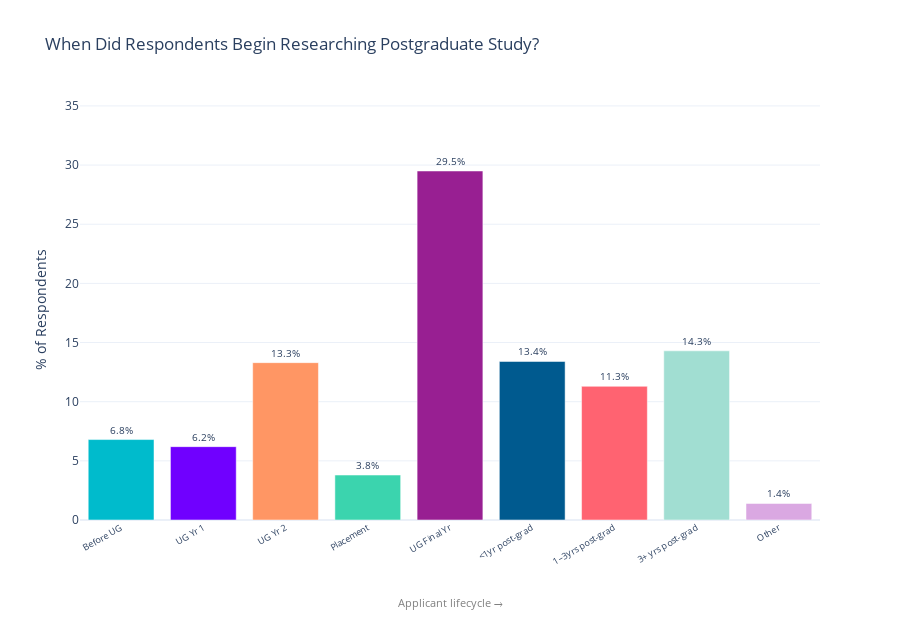

Source (notebook cell):
### Code cell
# When Did Respondents Begin Researching Postgraduate Study?
if 'when_begin_research' in df_complete.columns:
    timing_counts = df_complete['when_begin_research'].value_counts()
    
    timeline_order = [
        'Before starting undergraduate degree',
        'In year one of undergraduate degree',
        'In year two of undergraduate degree',
        'During placement year',
        'In final year of undergraduate degree',
        'Within the first year after graduating',
        'One to three years after graduating',
        'More than three years after graduating',
        'Other (please specify)'
    ]
    
    short_map = {
        'Before starting undergraduate degree': 'Before UG',
        'In year one of undergraduate degree': 'UG Yr 1',
        'In year two of undergraduate degree': 'UG Yr 2',
        'During placement year': 'Placement',
        'In final year of undergraduate degree': 'UG Final Yr',
        'Within the first year after graduating': '<1yr post-grad',
        'One to three years after graduating': '1–3yrs post-grad',
        'More than three years after graduating': '3+ yrs post-grad',
        'Other (please specify)': 'Other'
    }
    
    ordered_counts = []
    ordered_labels = []
    short_labels = []
    for item in timeline_order:
        if item in timing_counts.index:
            ordered_counts.append(timing_counts[item])
            ordered_labels.append(item)
            short_labels.append(short_map.get(item, item))
    
    total_resp = sum(ordered_counts)
    pcts = [round(c / total_resp * 100, 1) for c in ordered_counts]
    
    # Use TUOS palette for sequential bar colouring
    colors = TUOS_COLORWAY[:len(short_labels)]
    
    fig = go.Figure(go.Bar(
        x=short_labels,
        y=pcts,
        marker_color=colors,
        text=[f'{p}%' for p in pcts],
        textposition='outside',
        textfont_size=10,
        hovertemplate='%{x}<br>%{y}% of respondents (n=%{customdata})<extra></extra>',
        customdata=ordered_counts
    ))
    
    fig.update_layout(
        title='When Did Respondents Begin Researching Postgraduate Study?',
        yaxis_title='% of Respondents',
        height=620,
        template='plotly_white',
        xaxis_tickangle=-30,
        xaxis_tickfont_size=9,
        yaxis=dict(range=[0, max(pcts) + 6]),
        margin=dict(b=100),
        annotations=[dict(
            x=0.5, y=-0.22, xref='paper', yref='paper',
            text='Applicant lifecycle →',
            showarrow=False, font=dict(size=11, color='gray')
        )]
    )
    fig.show()

### Figure 1 — Plotly figure (JSON) as saved in the notebook; plotly's stock layout.template omitted (floating-point values rounded to 4 significant figures)
{"data": [{"customdata": [59, 54, 116, 33, 257, 117, 98, 124, 12], "hovertemplate": "%{x}<br>%{y}% of respondents (n=%{customdata})<extra></extra>", "marker": {"color": ["#00BBCC", "#7000FF", "#FF9664", "#3BD4AE", "#981F92", "#005A8F", "#FF6371", "#A1DED2", "#DAA8E2"]}, "text": ["6.8%", "6.2%", "13.3%", "3.8%", "29.5%", "13.4%", "11.3%", "14.3%", "1.4%"], "textfont": {"size": 10}, "textposition": "outside", "type": "bar", "x": ["Before UG", "UG Yr 1", "UG Yr 2", "Placement", "UG Final Yr", "<1yr post-grad", "1–3yrs post-grad", "3+ yrs post-grad", "Other"], "y": [6.8, 6.2, 13.3, 3.8, 29.5, 13.4, 11.3, 14.3, 1.4]}], "layout": {"annotations": [{"font": {"color": "gray", "size": 11}, "showarrow": false, "text": "Applicant lifecycle →", "x": 0.5, "xref": "paper", "y": -0.22, "yref": "paper"}], "height": 620, "margin": {"b": 100}, "title": {"text": "When Did Respondents Begin Researching Postgraduate Study?"}, "xaxis": {"tickangle": -30, "tickfont": {"size": 9}}, "yaxis": {"range": [0, 35.5], "title": {"text": "% of Respondents"}}}}
